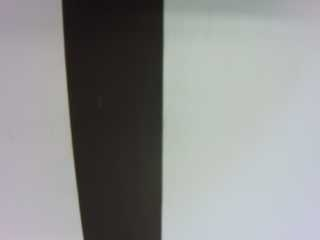
#> input picture Project2/Data/data/images/road/20261006_134624_154520.jpg, 320 x 240 px, found by its file name; its folder holds 4 pictures in this run
$ python roadProcesser.py
#> lines starting #> are read from the running program, lines starting #| are printed output that depends on the picture
import os
from PIL import Image

# Run this script from the images directory
input_dir = "road"
output_dir = os.path.join("processedImages", "road")

# Create the output directory
os.makedirs(output_dir, exist_ok=True)

# Supported image formats
valid_extensions = (".jpg", ".jpeg", ".png")

# List all images in the road directory, sorted by filename
image_files = sorted([
    f for f in os.listdir(input_dir)
    if f.lower().endswith(valid_extensions)
])

print(f"Original road images: {len(image_files)}")

# Select every third image
selected_files = image_files[::3]

print(f"Selected road images: {len(selected_files)}")

# Resize size
target_size = (64, 48)

for filename in selected_files:
    input_path = os.path.join(input_dir, filename)
    output_path = os.path.join(output_dir, filename)

    # Open the image
    with Image.open(input_path) as img:
        # Convert to RGB to avoid image format issues
#> img is the input picture: PIL image 320x240 RGB; mean R, G, B 142.1, 143.5, 142.7
        img = img.convert("RGB")

        # Resize to 64 x 48
        img = img.resize(target_size, Image.Resampling.LANCZOS)
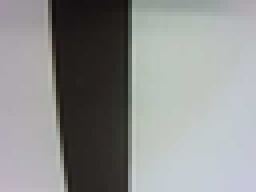
#> img: PIL image 64x48 RGB (shown 4 times larger); mean R, G, B 142.1, 143.6, 142.7

        # Save to processedImages/road
        img.save(output_path)
#> pass 2 of the loop `for filename in selected_files:`:
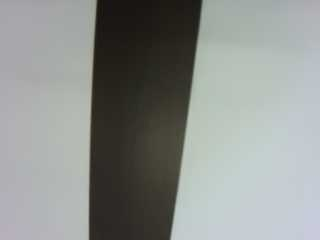
#> input picture Project2/Data/data/images/road/20261006_134626_891587.jpg, 320 x 240 px, found by its file name
#> img is the input picture: PIL image 320x240 RGB; mean R, G, B 141.4, 144.9, 142.3
#> `img = img.resize(target_size, Image.Resampling.LANCZOS)`:
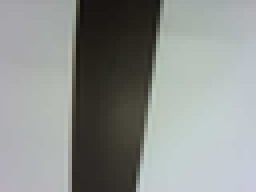
#> img: PIL image 64x48 RGB (shown 4 times larger); mean R, G, B 141.4, 144.9, 142.3

print("Processing complete.")
print(f"Processed images saved to: {output_dir}")
